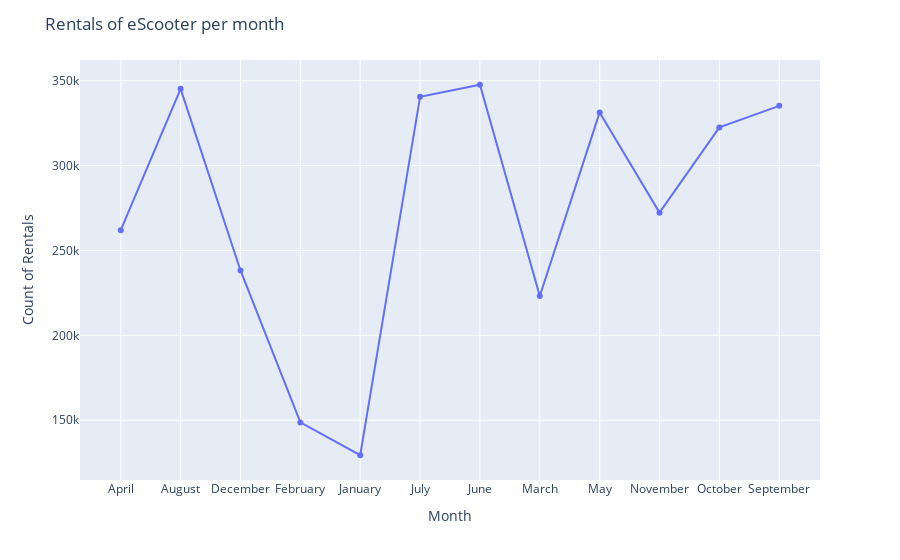

The code cell stored with this chart in its notebook:
### Markdown cell above
## Absolute development of rentals per month

### Code cell
# Count rentals per month
df_month=df.groupby("month_w",as_index=False).count().sort_values(by="month_w")

df_month

# Show amount of rentals per month
fig_rents_per_month = px.line(df_month, x="month_w", y="registered_customer", markers=True)
fig_rents_per_month.update_layout( title="Rentals of eScooter per month", xaxis_title="Month", yaxis_title="Count of Rentals")

### Figure 1 — Plotly figure (JSON) as saved in the notebook; plotly's stock layout.template omitted (floating-point values rounded to 4 significant figures)
{"data": [{"hovertemplate": "month_w=%{x}<br>registered_customer=%{y}<extra></extra>", "legendgroup": "", "line": {"color": "#636efa", "dash": "solid"}, "marker": {"symbol": "circle"}, "mode": "lines+markers", "name": "", "orientation": "v", "showlegend": false, "type": "scatter", "x": ["April", "August", "December", "February", "January", "July", "June", "March", "May", "November", "October", "September"], "xaxis": "x", "y": [261944, 345209, 238204, 148696, 129354, 340534, 347616, 223194, 331309, 272282, 322490, 335189], "yaxis": "y"}], "layout": {"autosize": true, "legend": {"tracegroupgap": 0}, "margin": {"t": 60}, "title": {"text": "Rentals of eScooter per month"}, "xaxis": {"anchor": "y", "autorange": true, "domain": [0, 1], "range": [-0.693, 11.69], "title": {"text": "Month"}, "type": "category"}, "yaxis": {"anchor": "x", "autorange": true, "domain": [0, 1], "range": [112300.0, 364600.0], "title": {"text": "Count of Rentals"}, "type": "linear"}}}
